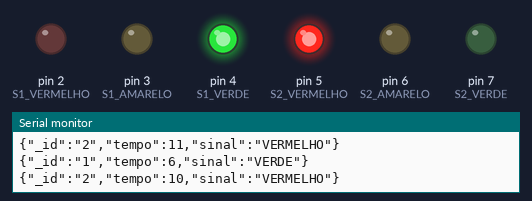
A sketch run on a simulated Arduino Uno, built with avr-gcc and run on an emulated ATmega328P. Shown: output pins drawn as LEDs (lit = HIGH), the last lines printed to the serial monitor. WiFi joins after 1.5 s; servers stay silent unless stated; no MQTT or app messages arrive unless stated.

Above: at 6.5 s.
At 13.0 s:
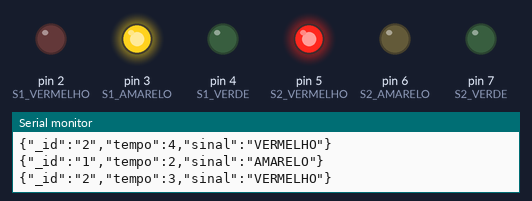
At 15.1 s:
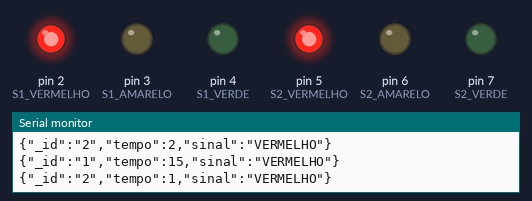
At 20.6 s:
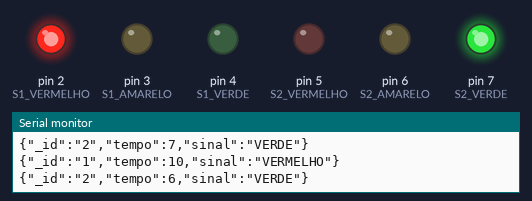
At 27.1 s:
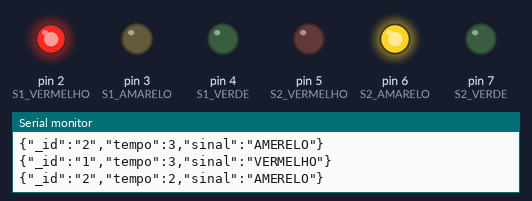
Timing chart, 0 to 38.1 s (numbered marks = the images above):
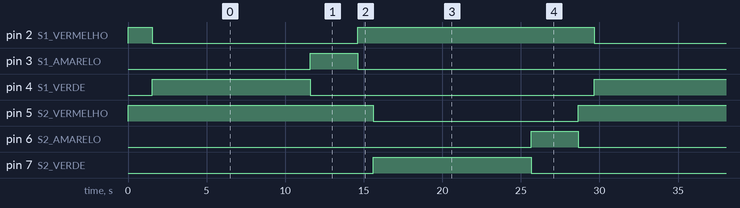

Measured:
- by itself, pin 2 (S1_VERMELHO), pin 5 (S2_VERMELHO): alternates HIGH for 15.1 s and LOW for 13.1 s
- by itself, pin 3 (S1_AMARELO), pin 6 (S2_AMARELO): alternates HIGH for 3.0 s and LOW for 25.1 s
- by itself, pin 4 (S1_VERDE), pin 7 (S2_VERDE): alternates HIGH for 10.0 s and LOW for 18.1 s

The sketch:

Semaforo_MQTT.ino
```cpp
#include <SPI.h>
#include <Ethernet.h>
#include <PubSubClient.h>

//Semaforo S1
int S1_VERDE = 4;
int S1_AMARELO = 3;
int S1_VERMELHO = 2;

//Semaforo S2
int S2_VERDE = 7;
int S2_AMARELO = 6;
int S2_VERMELHO = 5;

//Variaveis de Rede
byte mac[] = {0xDE, 0xED, 0xBA, 0xFE, 0xFE, 0xED};
IPAddress ip(192, 168, 0, 168); //IP do Arduino
IPAddress server(192, 168, 0, 166); // IP do Servidor MQTT
EthernetClient ethClient;
PubSubClient client(ethClient);

void callback(char* topic, byte* payload, unsigned int length) {
  Serial.print("Mensagem recebida [");
  Serial.print(topic);
  Serial.print("] ");
  for (int i=0;i<length;i++) {
    Serial.print((char)payload[i]);
  }
  Serial.println();
}

void reconnect() {
  while (!client.connected()) {
    Serial.print("Tentando conexão MQTT ...");
    if (client.connect("arduinoClient")) {
      Serial.println("conectado");
      client.publish("Semaforos","Semaforo Conectado");
      semaforo();
    } else {
      Serial.print("falhou, estado = ");
      Serial.print(client.state());
      Serial.println(" tentando novamente em 1 segundos");
      delay(1000);
    }
  }
}

void semaforo(){
  while (client.connected()) {
    //time do semaforo 1
    int s1_VERDE = 10;
    int s1_AMARELO = 3;
    int s1_VERMELHO = 15;

    //tempo do semaforo 2
    int s2_VERDE = 10;
    int s2_AMARELO = 3;
    int s2_VERMELHO = 14;

    //semaforo 1 - VERDE | semaforo 2 - VERMELHO
    digitalWrite(S1_VERDE, HIGH);
    digitalWrite(S1_AMARELO, LOW);
    digitalWrite(S1_VERMELHO, LOW);

    digitalWrite(S2_VERDE, LOW);
    digitalWrite(S2_AMARELO, LOW);
    digitalWrite(S2_VERMELHO, HIGH);

    for(;s1_VERDE > 0; s1_VERDE--){
      String str = "";
      str.concat("{");
        str.concat('"');str.concat("_id");str.concat('"');str.concat(":");str.concat('"');str.concat("1");str.concat('"');str.concat(",");
        str.concat('"');str.concat("tempo");str.concat('"');str.concat(":");str.concat(s1_VERDE);str.concat(",");
        str.concat('"');str.concat("sinal");str.concat('"');str.concat(":");str.concat('"');str.concat("VERDE");str.concat('"');
      str.concat("}");
      Serial.println(str);
      int str_len = str.length() + 1;
      char char_array[str_len];
      str.toCharArray(char_array, str_len);
      client.publish("semaforo", char_array);

      String str2 = "";
      str2.concat("{");
        str2.concat('"');str2.concat("_id");str2.concat('"');str2.concat(":");str2.concat('"');str2.concat("2");str2.concat('"');str2.concat(",");
        str2.concat('"');str2.concat("tempo");str2.concat('"');str2.concat(":");str2.concat(s2_VERMELHO);str2.concat(",");
        str2.concat('"');str2.concat("sinal");str2.concat('"');str2.concat(":");str2.concat('"');str2.concat("VERMELHO");str2.concat('"');
      str2.concat("}");
      Serial.println(str2);

      int str2_len = str2.length() + 1;
      char char2_array[str2_len];
      str2.toCharArray(char2_array, str2_len);
      client.publish("semaforo", char2_array);
      s2_VERMELHO--;
      delay(1000);
    }

    //semaforo 1 - AMARELO | semaforo 2 - VERMELHO
    digitalWrite(S1_VERDE, LOW);
    digitalWrite(S1_AMARELO, HIGH);
    digitalWrite(S1_VERMELHO, LOW);
    digitalWrite(S2_VERDE, LOW);
    digitalWrite(S2_AMARELO, LOW);
    digitalWrite(S2_VERMELHO, HIGH);
    for(;s1_AMARELO + 1 > 0; s1_AMARELO--){
      if(s1_AMARELO >= 1){
        String str = "";
        str.concat("{");
          str.concat('"');str.concat("_id");str.concat('"');str.concat(":");str.concat('"');str.concat("1");str.concat('"');str.concat(",");
          str.concat('"');str.concat("tempo");str.concat('"');str.concat(":");str.concat(s1_AMARELO);str.concat(",");
          str.concat('"');str.concat("sinal");str.concat('"');str.concat(":");str.concat('"');str.concat("AMARELO");str.concat('"');
        str.concat("}");
        Serial.println(str);

        int str_len = str.length() + 1;
        char char_array[str_len];
        str.toCharArray(char_array, str_len);
        client.publish("semaforo", char_array);
      } else {
        //Momento de delay de troca para iniciar verde
        //semaforo 1 - VERMELHO | semaforo 2 - VERMELHO
        digitalWrite(S1_AMARELO, LOW);
        digitalWrite(S1_VERMELHO, HIGH);
        s1_VERMELHO = 15;
        String str3 = "";
        str3.concat("{");
          str3.concat('"');str3.concat("_id");str3.concat('"');str3.concat(":");str3.concat('"');str3.concat("1");str3.concat('"');str3.concat(",");
          str3.concat('"');str3.concat("tempo");str3.concat('"');str3.concat(":");str3.concat(s1_VERMELHO);str3.concat(",");
          str3.concat('"');str3.concat("sinal");str3.concat('"');str3.concat(":");str3.concat('"');str3.concat("VERMELHO");str3.concat('"');
        str3.concat("}");
        Serial.println(str3);
        int str3_len = str3.length() + 1;
        char char3_array[str3_len];
        str3.toCharArray(char3_array, str3_len);
        client.publish("semaforo", char3_array);
        s1_VERMELHO--;
      }
      String str2 = "";
        str2.concat("{");
          str2.concat('"');str2.concat("_id");str2.concat('"');str2.concat(":");str2.concat('"');str2.concat("2");str2.concat('"');str2.concat(",");
          str2.concat('"');str2.concat("tempo");str2.concat('"');str2.concat(":");str2.concat(s2_VERMELHO);str2.concat(",");
          str2.concat('"');str2.concat("sinal");str2.concat('"');str2.concat(":");str2.concat('"');str2.concat("VERMELHO");str2.concat('"');
        str2.concat("}");
      Serial.println(str2);
      int str2_len = str2.length() + 1;
      char char2_array[str2_len];
      str2.toCharArray(char2_array, str2_len);
      client.publish("semaforo", char2_array);
      s2_VERMELHO--;
      delay(1000);
    }

    //semaforo 1 - VERMELHO | semaforo 2 - VERDE
    digitalWrite(S1_VERDE, LOW);
    digitalWrite(S1_AMARELO, LOW);
    digitalWrite(S1_VERMELHO, HIGH);
    digitalWrite(S2_VERDE, HIGH);
    digitalWrite(S2_AMARELO, LOW);
    digitalWrite(S2_VERMELHO, LOW);
    for(;s2_VERDE > 0; s2_VERDE--){
      String str = "";
      str.concat("{");
        str.concat('"');str.concat("_id");str.concat('"');str.concat(":");str.concat('"');str.concat("1");str.concat('"');str.concat(",");
        str.concat('"');str.concat("tempo");str.concat('"');str.concat(":");str.concat(s1_VERMELHO);str.concat(",");
        str.concat('"');str.concat("sinal");str.concat('"');str.concat(":");str.concat('"');str.concat("VERMELHO");str.concat('"');
      str.concat("}");
      Serial.println(str);
      int str_len = str.length() + 1;
      char char_array[str_len];
      str.toCharArray(char_array, str_len);
      client.publish("semaforo", char_array);

      String str2 = "";
      str2.concat("{");
        str2.concat('"');str2.concat("_id");str2.concat('"');str2.concat(":");str2.concat('"');str2.concat("2");str2.concat('"');str2.concat(",");
        str2.concat('"');str2.concat("tempo");str2.concat('"');str2.concat(":");str2.concat(s2_VERDE);str2.concat(",");
        str2.concat('"');str2.concat("sinal");str2.concat('"');str2.concat(":");str2.concat('"');str2.concat("VERDE");str2.concat('"');
      str2.concat("}");
      Serial.println(str2);
      int str2_len = str2.length() + 1;
      char char2_array[str2_len];
      str2.toCharArray(char2_array, str2_len);
      client.publish("semaforo", char2_array);
      s1_VERMELHO--;
      delay(1000);
    }

    //semaforo 1 - VERMELHO | semaforo 2 - AMARELO
    digitalWrite(S1_VERDE, LOW);
    digitalWrite(S1_AMARELO, LOW);
    digitalWrite(S1_VERMELHO, HIGH);
    digitalWrite(S2_VERDE, LOW);
    digitalWrite(S2_AMARELO, HIGH);
    digitalWrite(S2_VERMELHO, LOW);
    for(;s2_AMARELO + 1 > 0; s2_AMARELO--){
      String str = "";
      str.concat("{");
        str.concat('"');str.concat("_id");str.concat('"');str.concat(":");str.concat('"');str.concat("1");str.concat('"');str.concat(",");
        str.concat('"');str.concat("tempo");str.concat('"');str.concat(":");str.concat(s1_VERMELHO);str.concat(",");
        str.concat('"');str.concat("sinal");str.concat('"');str.concat(":");str.concat('"');str.concat("VERMELHO");str.concat('"');
      str.concat("}");
      Serial.println(str);
      int str_len = str.length() + 1;
      char char_array[str_len];
      str.toCharArray(char_array, str_len);
      client.publish("semaforo", char_array);
      s1_VERMELHO--;
      if(s2_AMARELO >= 1){
        String str2 = "";
        str2.concat("{");
          str2.concat('"');str2.concat("_id");str2.concat('"');str2.concat(":");str2.concat('"');str2.concat("2");str2.concat('"');str2.concat(",");
          str2.concat('"');str2.concat("tempo");str2.concat('"');str2.concat(":");str2.concat(s2_AMARELO);str2.concat(",");
          str2.concat('"');str2.concat("sinal");str2.concat('"');str2.concat(":");str2.concat('"');str2.concat("AMERELO");str2.concat('"');
        str2.concat("}");
        Serial.println(str2);
        int str2_len = str2.length() + 1;
        char char2_array[str2_len];
        str2.toCharArray(char2_array, str2_len);
        client.publish("semaforo", char2_array);
      } else {
        //Momento de delay de troca para iniciar verde
        //semaforo 1 - VERMELHO | semaforo 2 - VERMELHO
        digitalWrite(S2_AMARELO, LOW);
        digitalWrite(S2_VERMELHO, HIGH);
        s2_VERMELHO = 15;

        String str3 = "";
        str3.concat("{");
          str3.concat('"');str3.concat("_id");str3.concat('"');str3.concat(":");str3.concat('"');str3.concat("2");str3.concat('"');str3.concat(",");
          str3.concat('"');str3.concat("tempo");str3.concat('"');str3.concat(":");str3.concat(s2_VERMELHO);str3.concat(",");
          str3.concat('"');str3.concat("sinal");str3.concat('"');str3.concat(":");str3.concat('"');str3.concat("VERMELHO");str3.concat('"');
        str3.concat("}");
        Serial.println(str3);
        int str3_len = str3.length() + 1;
        char char3_array[str3_len];
        str3.toCharArray(char3_array, str3_len);
        client.publish("semaforo", char3_array);
        s2_VERMELHO--;
      }
      delay(1000);
    }
 }
}

void setup() {
  Serial.begin(57600);

  //Iniciando portas do semaforo 1
  pinMode(S1_VERDE, OUTPUT);
  pinMode(S1_AMARELO, OUTPUT);
  pinMode(S1_VERMELHO, OUTPUT);

  //Iniciando portas do semaforo 2
  pinMode(S2_VERDE, OUTPUT);
  pinMode(S2_AMARELO, OUTPUT);
  pinMode(S2_VERMELHO, OUTPUT);

  //iniciando os dois semafomos no vermelho
  digitalWrite(S1_VERDE, LOW);
  digitalWrite(S1_AMARELO, LOW);
  digitalWrite(S1_VERMELHO, HIGH);
  digitalWrite(S2_VERDE, LOW);
  digitalWrite(S2_AMARELO, LOW);
  digitalWrite(S2_VERMELHO, HIGH);

  //setando servidor
  client.setServer(server, 1883);
  client.setCallback(callback);

  //Setando configurações de rede
  Ethernet.begin(mac, ip);
  delay(1500);
}

void loop() {
  if (!client.connected()) {
    reconnect();
  }
  client.loop();
}
```
